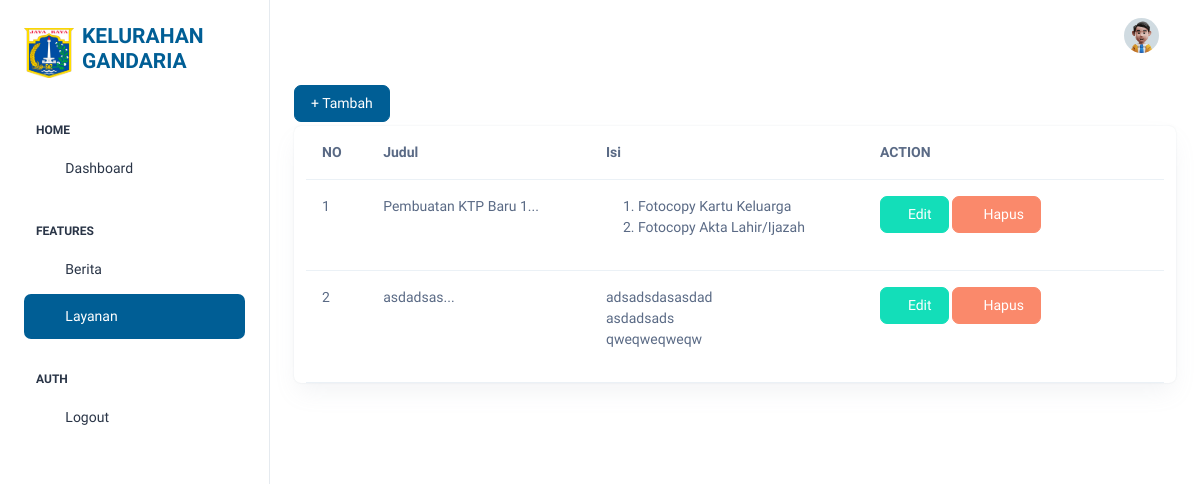
/admin/layanan.php (signed in), run on an earlier commit of the app's database.
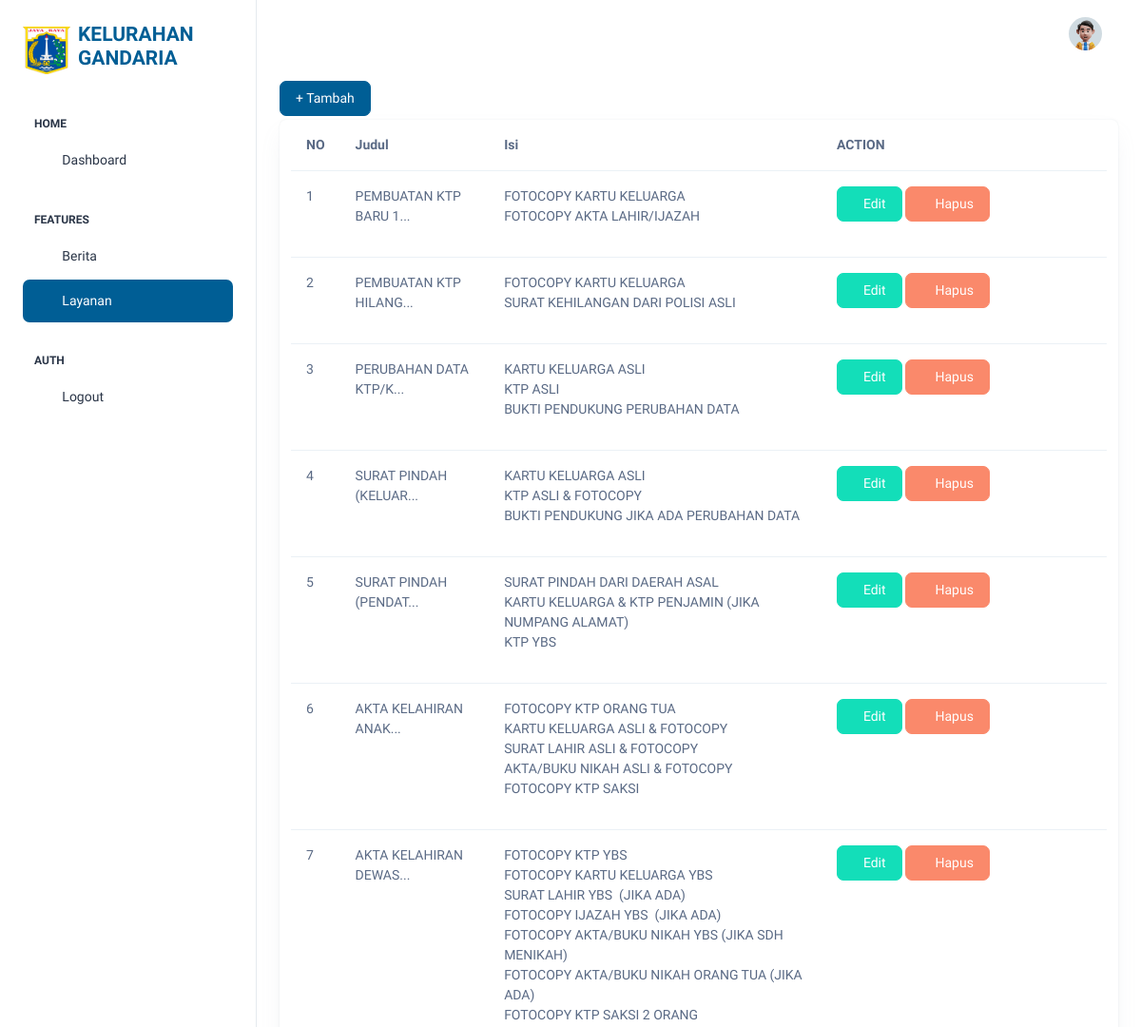
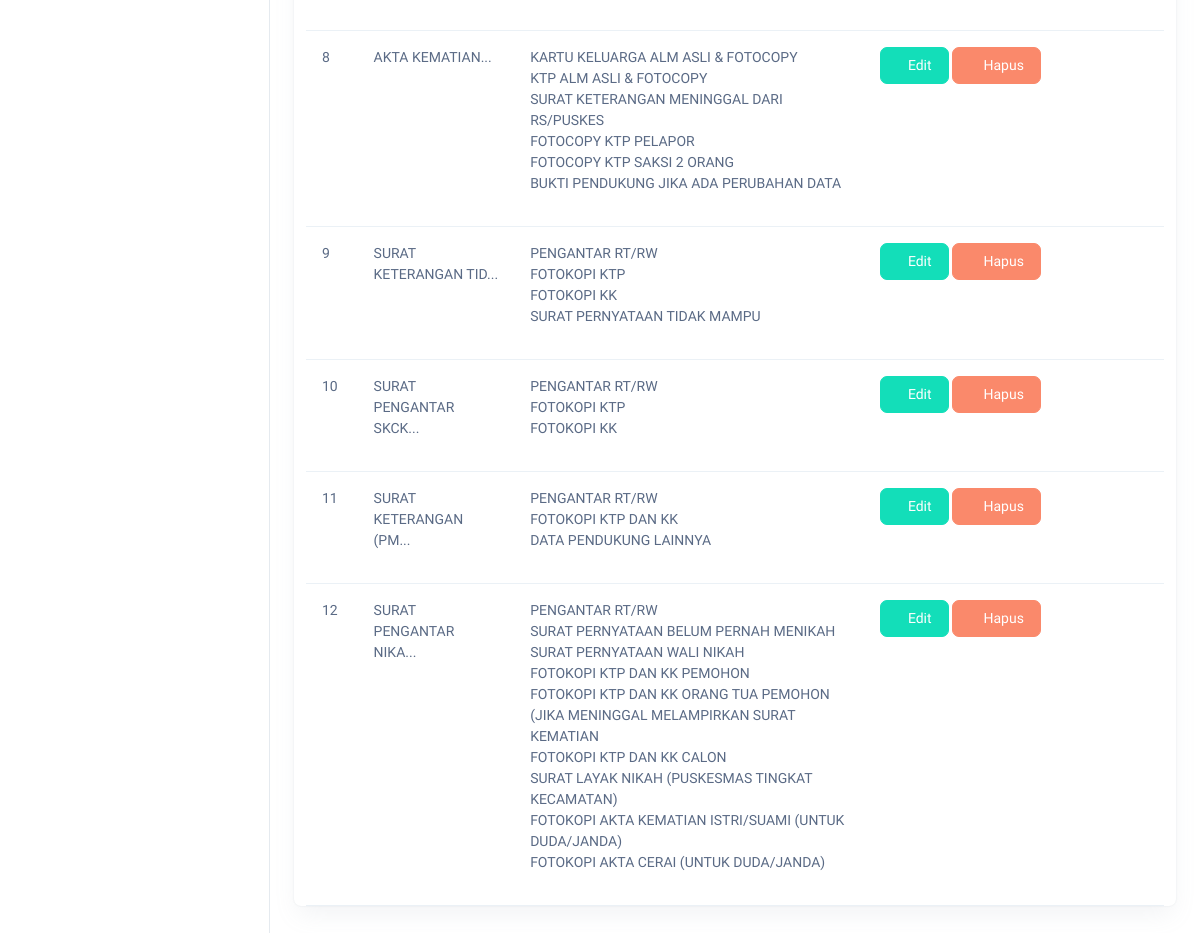
And on a later commit of the database (2 pictures, top to bottom).
### tables this page shows
CREATE TABLE `layanan` (
  `id` int(11) NOT NULL,
  `judul` varchar(255) NOT NULL,
  `isi` text NOT NULL,
  `created_at` timestamp NOT NULL DEFAULT current_timestamp() ON UPDATE current_timestamp()
);

### admin/layanan.php (the view, shortened to what this page needs)
<?php
require './../config/authFunction.php';
$query = "SELECT * FROM layanan";
$getAllLayanan = mysqli_query($conn, $query);
?>
<!doctype html>
<html lang="en">
<head>
    <link rel="stylesheet" href="assets/css/styles.min.css" />
</head>
<body>
    <div class="page-wrapper" id="main-wrapper" data-layout="vertical" data-navbarbg="skin6" data-sidebartype="full" data-sidebar-position="fixed" data-header-position="fixed">
        <?php require './component/sidebar.php'; ?>
        <div class="body-wrapper">
            <?php require './component/header.php'; ?>
            <div class="container-fluid">
                <a href="tambahLayanan.php" class="btn btn-primary mb-1">+ Tambah</a>
                <div class="card">
                    <section class="intro">
                        <div class="gradient-custom-1 h-100">
                            <div class="mask d-flex align-items-center h-100">
                                <div class="container-fluid">
                                    <div class="row justify-content-center">
                                        <div class="col-12">
                                            <div class="table-responsive bg-white">
                                                <table class="table mb-0">
                                                    <thead>
                                                        <tr>
                                                            <th scope="col">NO</th>
                                                            <th scope="col">Judul</th>
                                                            <th scope="col">Isi</th>
                                                            <th scope="col">ACTION</th>
                                                        </tr>
                                                    </thead>
                                                    <tbody>
                                                        <?php if (mysqli_num_rows($getAllLayanan) > 0) : ?>
                                                            <?php
                                                            $no = 1;
                                                            foreach ($getAllLayanan as $layanan) :
                                                            ?>
                                                                <tr>
                                                                    <td>
                                                                        <?= $no++ ?>
                                                                    </td>
                                                                    <td>
                                                                        <?= substr($layanan['judul'], 0, 20) ?>...
                                                                    </td>
                                                                    <td><?= $layanan['isi'] ?></td>
                                                                    <td style="width: 300px;">
                                                                        <a href="./editLayanan.php?id=<?= $layanan['id'] ?>" class="btn btn-success"><i class="ti ti-pencil"></i>Edit</a>
                                                                        <a href="./process/deleteLayanan.php?id=<?= $layanan['id'] ?>" onclick="return confirm('Yakin Hapus Data ini?')" class="btn btn-danger"><i class="ti ti-trash"></i>
                                                                            Hapus</a>
                                                                    </td>
                                                                </tr>
                                                            <?php endforeach; ?>
                                                        <?php else : ?>
                                                            <tr>
                                                                <td colspan="5" class="text-center">Tidak ada data</td>
                                                            </tr>
                                                        <?php endif; ?>
                                                    </tbody>
                                                </table>
                                            </div>
                                        </div>
                                    </div>
                                </div>
                            </div>
                        </div>
                    </section>
                </div>
            </div>
        </div>
</body>
</html>

What changed in the data, as far as the page shows it:
removed layanan: judul "asdadsas", isi "adsadsdasasdad asdadsads qweqweqweqw"
changed layanan: judul "Pembuatan KTP Baru 1" → "PEMBUATAN KTP BARU 1"; isi "Fotocopy Kartu Keluarga Fotocopy Akta Lahir/Ijazah" → "FOTOCOPY KARTU KELUARGA FOTOCOPY AKTA LAHIR/IJAZAH"
added layanan: judul "PEMBUATAN KTP HILANG", isi "FOTOCOPY KARTU KELUARGA SURAT KEHILANGAN DARI POLISI ASLI"
added layanan: judul "PERUBAHAN DATA KTP/K", isi "KARTU KELUARGA ASLI KTP ASLI BUKTI PENDUKUNG PERUBAHAN DATA"
added layanan: judul "SURAT PINDAH (KELUAR", isi "KARTU KELUARGA ASLI KTP ASLI & FOTOCOPY BUKTI PENDUKUNG JIKA ADA PERUBAHAN DATA"
added layanan: judul "SURAT PINDAH (PENDAT", isi "SURAT PINDAH DARI DAERAH ASAL KARTU KELUARGA & KTP PENJAMIN (JIKA NUMPANG ALAMAT) KTP YBS"
added layanan: judul "AKTA KELAHIRAN ANAK", isi "FOTOCOPY KTP ORANG TUA KARTU KELUARGA ASLI & FOTOCOPY SURAT LAHIR ASLI & FOTOCOPY AKTA/BUKU NIKAH ASLI & FOTOCOPY FOTOCOPY KTP SAKSI"
added layanan: judul "AKTA KELAHIRAN DEWAS", isi "FOTOCOPY KTP YBS FOTOCOPY KARTU KELUARGA YBS SURAT LAHIR YBS (JIKA ADA) FOTOCOPY IJAZAH YBS (JIKA ADA) FOTOCOPY AKTA/BUKU NIKAH YBS (JIKA SDH MENIKAH) FOTOCOPY AKTA/BUKU NIKAH ORANG TUA (JIKA ADA) FOTOCOPY KTP SAKSI 2 ORANG"
added layanan: judul "AKTA KEMATIAN", isi "KARTU KELUARGA ALM ASLI & FOTOCOPY KTP ALM ASLI & FOTOCOPY SURAT KETERANGAN MENINGGAL DARI RS/PUSKES FOTOCOPY KTP PELAPOR FOTOCOPY KTP SAKSI 2 ORANG BUKTI PENDUKUNG JIKA ADA PERUBAHAN DATA"
added layanan: judul "SURAT KETERANGAN TID", isi "PENGANTAR RT/RW FOTOKOPI KTP FOTOKOPI KK SURAT PERNYATAAN TIDAK MAMPU"
added layanan: judul "SURAT PENGANTAR SKCK", isi "PENGANTAR RT/RW FOTOKOPI KTP FOTOKOPI KK"
added layanan: judul "SURAT KETERANGAN (PM", isi "PENGANTAR RT/RW FOTOKOPI KTP DAN KK DATA PENDUKUNG LAINNYA"
added layanan: judul "SURAT PENGANTAR NIKA", isi "PENGANTAR RT/RW SURAT PERNYATAAN BELUM PERNAH MENIKAH SURAT PERNYATAAN WALI NIKAH FOTOKOPI KTP DAN KK PEMOHON FOTOKOPI KTP DAN KK ORANG TUA PEMOHON (JIKA MENINGGAL MELAMPIRKAN SURAT KEMATIAN FOTOKOPI KTP DAN KK CALON SURAT LAYAK NIKAH (PUSKESMAS TINGKAT KECAMATAN) FOTOKOPI AKTA KEMATIAN ISTRI/SUAMI (UNTUK DUDA/JANDA) FOTOKOPI AKTA CERAI (UNTUK DUDA/JANDA)"
